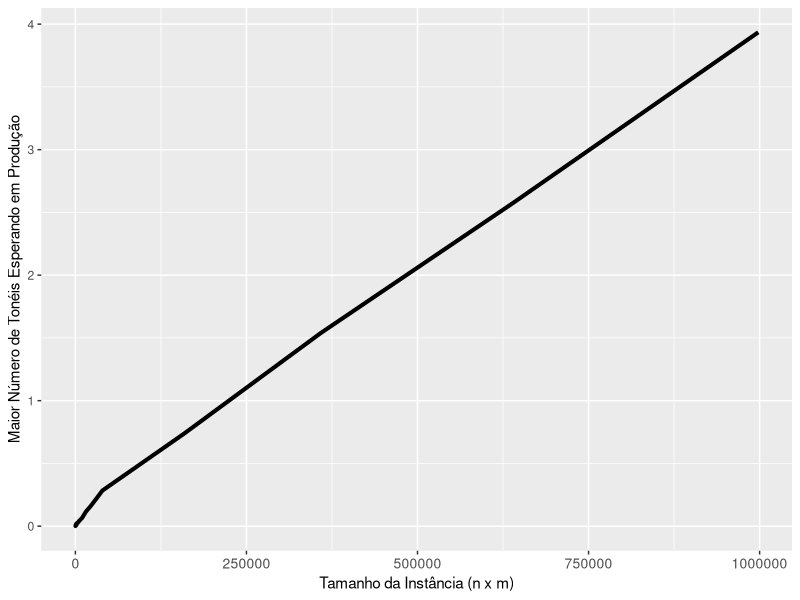

Recreate this plot in R.
require(ggplot2)

setwd("/home/lucas/git/tonerscheduling/")

ddd <- read.table("performance_analysis.csv", sep = ",", dec = ".", header = T)

ddd$n = ddd$n - 1
ddd$m = ddd$m - 1
ddd$n_x_m = ddd$n * ddd$m

ddd <- ddd[-1]

ddd <- ddd[ddd$time > 0,]

ddd <- aggregate(time ~ n_x_m, data = ddd, mean)

ddd <- ddd[with(ddd, order(time)),]

head(ddd)

plot <- ggplot(ddd, aes(x=n_x_m, y=time)) + geom_line(size=1.4) + 
          xlab("Tamanho da Instância (n x m)") + 
          ylab("Maior Número de Tonéis Esperando em Produção") +
          theme(axis.text.x = element_text(size=10))

ggsave("/home/lucas/git/tonerscheduling/output/time.png", units = "cm", width = 13, height = 10)